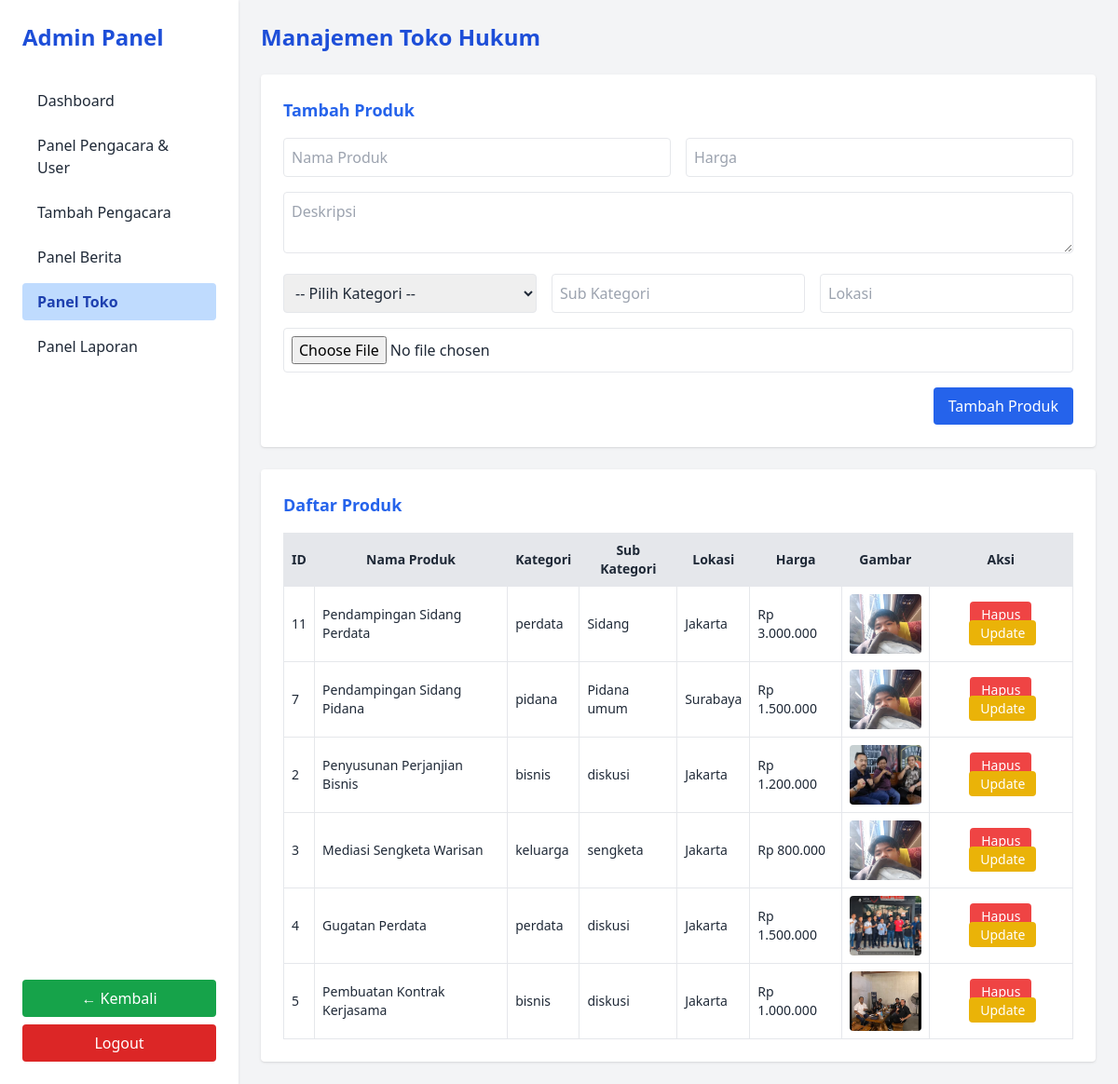
Page /admin/admin-toko-hukum.php (signed in) on the committed database.
### tables this page shows
CREATE TABLE `toko_hukum` (
  `id` int NOT NULL,
  `nama_produk` varchar(255) NOT NULL,
  `deskripsi` text NOT NULL,
  `harga` decimal(15,2) NOT NULL,
  `kategori` enum('pidana','perdata','keluarga','bisnis') NOT NULL,
  `sub_kategori` varchar(100) DEFAULT NULL,
  `lokasi` varchar(100) DEFAULT NULL,
  `gambar` varchar(255) DEFAULT NULL,
  `tanggal` timestamp NULL DEFAULT CURRENT_TIMESTAMP
);

### admin/admin-toko-hukum.php (the view, shortened to what this page needs)
<?php
require '../db.php';
$result = $conn->query("SELECT * FROM toko_hukum ORDER BY tanggal DESC");
?>
<!DOCTYPE html>
<html lang="id">
<head>
    <script src="https://cdn.tailwindcss.com"></script>
</head>
<body class="bg-gray-100 flex min-h-screen text-gray-800">
    <?php include 'includes/admin-header.php'; ?>
    <main class="flex-1 ml-64 p-6 overflow-auto">
        <h1 class="text-2xl font-bold mb-6 text-blue-700">Manajemen Toko Hukum</h1>
        <div class="bg-white p-6 rounded shadow mb-6">
            <h2 class="text-lg font-semibold mb-4 text-blue-600">Tambah Produk</h2>
            <form method="POST" enctype="multipart/form-data" class="space-y-4">
                <div class="grid md:grid-cols-2 gap-4">
                    <input type="text" name="nama_produk" placeholder="Nama Produk" required class="w-full p-2 border rounded focus:outline-none focus:ring-2 focus:ring-blue-400">
                    <input type="number" name="harga" placeholder="Harga" step="0.01" required class="w-full p-2 border rounded focus:outline-none focus:ring-2 focus:ring-blue-400">
                </div>
                <textarea name="deskripsi" placeholder="Deskripsi" required class="w-full p-2 border rounded focus:outline-none focus:ring-2 focus:ring-blue-400"></textarea>
                <div class="grid md:grid-cols-3 gap-4">
                    <select name="kategori" required class="w-full p-2 border rounded focus:outline-none focus:ring-2 focus:ring-blue-400">
                        <option value="">-- Pilih Kategori --</option>
                    </select>
                    <input type="text" name="sub_kategori" placeholder="Sub Kategori" required class="w-full p-2 border rounded focus:outline-none focus:ring-2 focus:ring-blue-400">
                    <input type="text" name="lokasi" placeholder="Lokasi" required class="w-full p-2 border rounded focus:outline-none focus:ring-2 focus:ring-blue-400">
                </div>
                <input type="file" name="gambar" required class="w-full p-2 border rounded focus:outline-none focus:ring-2 focus:ring-blue-400">
                <div class="text-right">
                    <button type="submit" name="tambah" class="bg-blue-600 text-white px-4 py-2 rounded hover:bg-blue-700 transition">Tambah Produk</button>
                </div>
            </form>
        </div>
        <div class="bg-white p-6 rounded shadow">
            <h2 class="text-lg font-semibold mb-4 text-blue-600">Daftar Produk</h2>
            <div class="overflow-x-auto">
                <table class="w-full table-auto border-collapse border border-gray-300 text-sm">
                    <thead class="bg-gray-200">
                        <tr>
                            <th class="border p-2">ID</th>
                            <th class="border p-2">Nama Produk</th>
                            <th class="border p-2">Kategori</th>
                            <th class="border p-2">Sub Kategori</th>
                            <th class="border p-2">Lokasi</th>
                            <th class="border p-2">Harga</th>
                            <th class="border p-2">Gambar</th>
                            <th class="border p-2">Aksi</th>
                        </tr>
                    </thead>
                    <tbody>
                        <?php while ($row = $result->fetch_assoc()): ?>
                            <tr class="hover:bg-gray-50">
                                <td class="border p-2"><?= $row['id'] ?></td>
                                <td class="border p-2"><?= htmlspecialchars($row['nama_produk']) ?></td>
                                <td class="border p-2"><?= $row['kategori'] ?></td>
                                <td class="border p-2"><?= $row['sub_kategori'] ?></td>
                                <td class="border p-2"><?= $row['lokasi'] ?></td>
                                <td class="border p-2">Rp <?= number_format($row['harga'], 0, ',', '.') ?></td>
                                <td class="border p-2">
                                    <img src="../uploads/<?= $row['gambar'] ?>" alt="Gambar" class="h-16 w-20 object-cover rounded">
                                </td>
                                <td class="border p-2 text-center space-x-1">
                                    <a href="?hapus=<?= $row['id'] ?>"
                                       onclick="return confirm('Hapus produk ini?')"
                                       class="bg-red-500 text-white px-3 py-1 rounded hover:bg-red-600 transition">
                                       Hapus
                                    </a>
                                    <a href="update-toko-hukum.php?id=<?= $row['id'] ?>"
                                       class="bg-yellow-500 text-white px-3 py-1 rounded hover:bg-yellow-600 transition">
                                       Update
                                    </a>
                                </td>
                            </tr>
                        <?php endwhile; ?>
                    </tbody>
                </table>
            </div>
        </div>
    </main>
</body>
</html>

### rows in the picture
toko_hukum: id "11", nama_produk "Pendampingan Sidang Perdata", kategori "perdata", sub_kategori "Sidang", lokasi "Jakarta", harga "3.000.000", gambar (picture)
toko_hukum: id "7", nama_produk "Pendampingan Sidang Pidana", kategori "pidana", sub_kategori "Pidana umum", lokasi "Surabaya", harga "1.500.000", gambar (picture)
toko_hukum: id "2", nama_produk "Penyusunan Perjanjian Bisnis", kategori "bisnis", sub_kategori "diskusi", lokasi "Jakarta", harga "1.200.000", gambar (picture)
toko_hukum: id "3", nama_produk "Mediasi Sengketa Warisan", kategori "keluarga", sub_kategori "sengketa", lokasi "Jakarta", harga "800.000", gambar (picture)
toko_hukum: id "4", nama_produk "Gugatan Perdata", kategori "perdata", sub_kategori "diskusi", lokasi "Jakarta", harga "1.500.000", gambar (picture)
toko_hukum: id "5", nama_produk "Pembuatan Kontrak Kerjasama", kategori "bisnis", sub_kategori "diskusi", lokasi "Jakarta", harga "1.000.000", gambar (picture)
